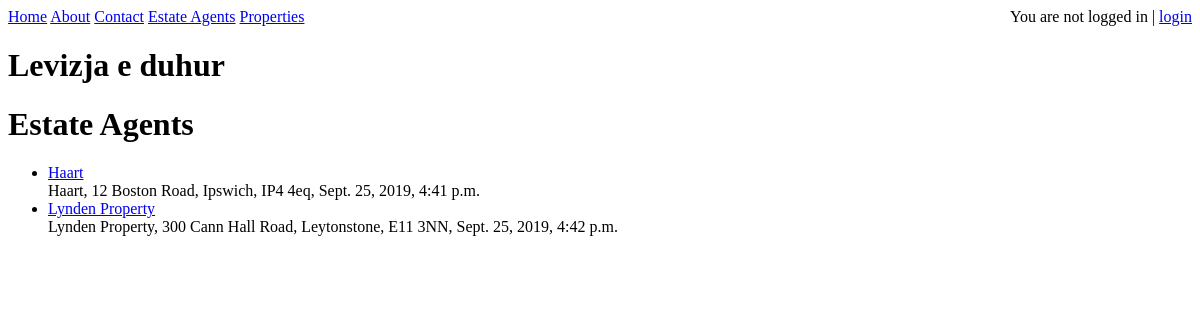
The app's page /estate_agent/, older data.
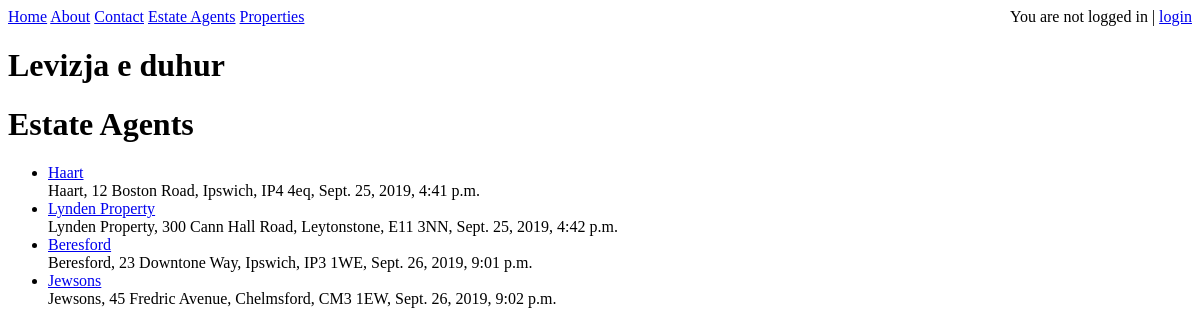
The same page, newer data.
### estate_agent/models.py (models this page shows, shortened)
class EstateAgent(models.Model):
	name				= models.CharField(max_length=120)
	address1			= models.CharField(max_length=120, null=True, blank=True)
	address2			= models.CharField(max_length=120, null=True, blank=True) # , validators=[validate_location]
	postcode			= models.CharField(max_length=8)
	timestamp			= models.DateTimeField(auto_now_add=True)
	updated				= models.DateTimeField(auto_now=True)
	slug				= models.SlugField(null=True, blank=True)
	def __str__(self):
		return self.name
	def get_absolute_url(self):
		return reverse('estate_agents:detail', kwargs={'slug': self.slug})

### estate_agent/views.py (the view)
class EstateAgentListView(ListView):
	queryset = EstateAgent.objects.all()
	template_name='estate_agent/estate_agent_list.html'
	def get_queryset(self):
		print (self.kwargs)
		slug = self.kwargs.get("slug")
		if slug:
			queryset = EstateAgent.objects.filter(
				Q(address2__iexact=slug) |
				Q(address2__icontains=slug)
			)
		else:
			queryset = EstateAgent.objects.all()
		return queryset

### estate_agent/templates/estate_agent/estate_agent_list.html (shortened to what this page needs)
{% extends "base.html" %}
{% block content%}
<h1>Estate Agents</h1>
<ul>
	{% for obj in object_list %}
		<li><a href='{{ obj.get_absolute_url }}'>{{ obj }}</a><br/>
		{{ obj.name }}, {{ obj.address1 }}, {{ obj.address2 }}, {{ obj.postcode }}, {{ obj.timestamp }} </li>
	{% endfor %}
</ul>
{% endblock content %}

Row changes from the older to the newer data that the page shows:
added EstateAgent: name "Beresford", address1 "23 Downtone Way", address2 "Ipswich", postcode "IP3 1WE", timestamp "Sept. 26, 2019, 9:01 p.m."
added EstateAgent: name "Jewsons", address1 "45 Fredric Avenue", address2 "Chelmsford", postcode "CM3 1EW", timestamp "Sept. 26, 2019, 9:02 p.m."
